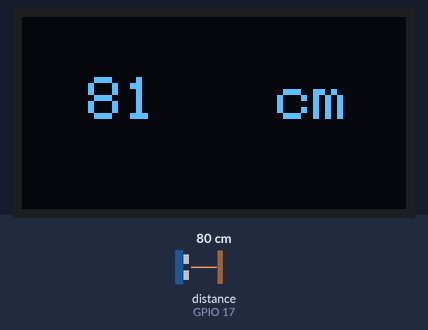
Simulated run of this program. Board: ESP32. On the bench: 128×64 one-colour display. The test bench sets the inputs (shaded band); at power-on: distance to the obstacle (sensor on GPIO 17) 80 cm. The echo pulse lasts 58.3 µs per cm.

Above: at 3.2 s.
3.3 s: distance to the obstacle (sensor on GPIO 17) set to 2 cm
At 4.2 s:
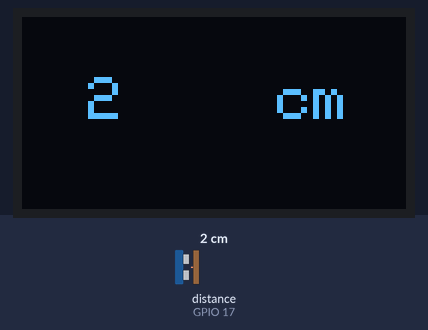
5.1 s: distance to the obstacle (sensor on GPIO 17) set to 4 cm
At 5.9 s:
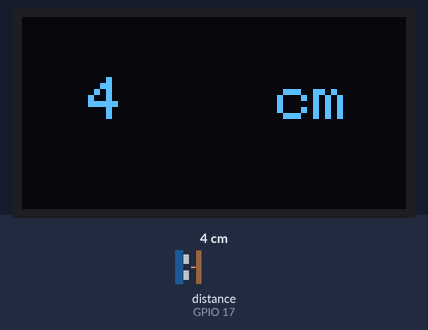
6.7 s: distance to the obstacle (sensor on GPIO 17) set to 9 cm
At 7.6 s:
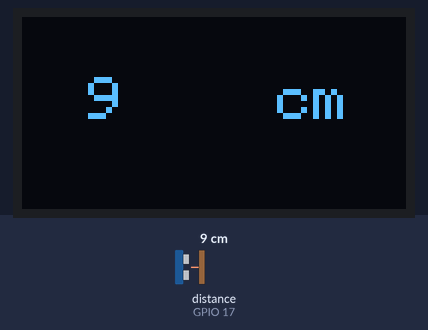
Timing chart, 0 to 9.7 s (numbered marks = the images above; inputs shaded):
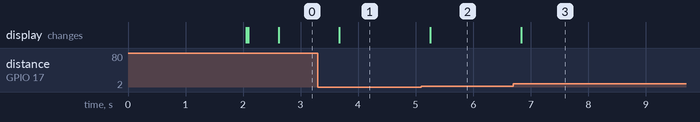

Measured:
- after the input at 3.3 s, the display: changes after 0.37 s (image 1)
- after the input at 5.1 s, the display: changes after 0.15 s (image 2)
- after the input at 6.7 s, the display: changes after 0.13 s (image 3)

The program:

main.cpp
```cpp
#include <Arduino.h>
#include <SPI.h>
#include <Wire.h>
#include <Adafruit_GFX.h> //OLED Lib
#include <Adafruit_SSD1306.h> //OLED Lib
#include <NewPing.h> //ultrasonic lib

#define SCREEN_WIDTH 128 // OLED display width, in pixels
#define SCREEN_HEIGHT 64 // OLED display height, in pixels

#define TRIGGER_PIN 16 //ultrasonic pin
#define ECHO_PIN 17 //ultrasonic pin
#define MAX_DISTANCE 200

// NewPing setup of pins and maximum distance
NewPing sonar(TRIGGER_PIN, ECHO_PIN, MAX_DISTANCE);

// Declaration for an SSD1306 display connected to I2C (SDA, SCL pins)
Adafruit_SSD1306 display(SCREEN_WIDTH, SCREEN_HEIGHT, &Wire, -1);

void setup() {
  Serial.begin(9600);

  if(!display.begin(SSD1306_SWITCHCAPVCC, 0x3C)) { // Address 0x3D for 128x64
    Serial.println(F("SSD1306 allocation failed"));
    for(;;);
  }
  delay(2000);
  display.clearDisplay();

  display.setTextSize(1);
  display.setTextColor(WHITE);
  display.setCursor(22,20);        //x,y coordinates
  display.println("distance");
  display.display();
  // Display static text

}

void loop() {
  unsigned int distance = sonar.ping_cm();
  display.setCursor(22,20);        //x,y coordinates
  display.setTextSize(2);         //size of the text
  display.setTextColor(WHITE);    //if you write BLACK it erases things
  display.println(distance);      //print our variable
  display.setCursor(85,20);       //set size,print the units (cm/in)
  display.setTextSize(2);
  display.println("cm");        //print "cm" in oled
  display.display();          //you need to actually display all that data
  delay(500);                 //wait!, human speed
  display.clearDisplay();      //clear black the display
}
```
